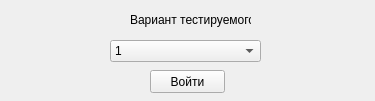
<?xml version="1.0" encoding="UTF-8"?>
<ui version="4.0">
 <class>Form_client_login</class>
 <widget class="QWidget" name="Form_client_login">
  <property name="geometry">
   <rect>
    <x>0</x>
    <y>0</y>
    <width>375</width>
    <height>101</height>
   </rect>
  </property>
  <property name="windowTitle">
   <string>login</string>
  </property>
  <widget class="QLabel" name="label_fio">
   <property name="geometry">
    <rect>
     <x>130</x>
     <y>10</y>
     <width>121</width>
     <height>20</height>
    </rect>
   </property>
   <property name="text">
    <string>Вариант тестируемого</string>
   </property>
  </widget>
  <widget class="QPushButton" name="pushButton_fio">
   <property name="geometry">
    <rect>
     <x>150</x>
     <y>70</y>
     <width>75</width>
     <height>23</height>
    </rect>
   </property>
   <property name="text">
    <string>Войти</string>
   </property>
  </widget>
  <widget class="QComboBox" name="comboBox_variant">
   <property name="geometry">
    <rect>
     <x>110</x>
     <y>40</y>
     <width>151</width>
     <height>22</height>
    </rect>
   </property>
   <item>
    <property name="text">
     <string>1</string>
    </property>
   </item>
   <item>
    <property name="text">
     <string>2</string>
    </property>
   </item>
   <item>
    <property name="text">
     <string>3</string>
    </property>
   </item>
   <item>
    <property name="text">
     <string>4</string>
    </property>
   </item>
   <item>
    <property name="text">
     <string>5</string>
    </property>
   </item>
   <item>
    <property name="text">
     <string>6</string>
    </property>
   </item>
   <item>
    <property name="text">
     <string>7</string>
    </property>
   </item>
   <item>
    <property name="text">
     <string>8</string>
    </property>
   </item>
   <item>
    <property name="text">
     <string>9</string>
    </property>
   </item>
   <item>
    <property name="text">
     <string>10</string>
    </property>
   </item>
   <item>
    <property name="text">
     <string>11</string>
    </property>
   </item>
   <item>
    <property name="text">
     <string>12</string>
    </property>
   </item>
   <item>
    <property name="text">
     <string>13</string>
    </property>
   </item>
   <item>
    <property name="text">
     <string>14</string>
    </property>
   </item>
   <item>
    <property name="text">
     <string>15</string>
    </property>
   </item>
   <item>
    <property name="text">
     <string>16</string>
    </property>
   </item>
   <item>
    <property name="text">
     <string>17</string>
    </property>
   </item>
   <item>
    <property name="text">
     <string>18</string>
    </property>
   </item>
   <item>
    <property name="text">
     <string>19</string>
    </property>
   </item>
   <item>
    <property name="text">
     <string>20</string>
    </property>
   </item>
   <item>
    <property name="text">
     <string>21</string>
    </property>
   </item>
   <item>
    <property name="text">
     <string>22</string>
    </property>
   </item>
   <item>
    <property name="text">
     <string>23</string>
    </property>
   </item>
   <item>
    <property name="text">
     <string>24</string>
    </property>
   </item>
   <item>
    <property name="text">
     <string>25</string>
    </property>
   </item>
   <item>
    <property name="text">
     <string>26</string>
    </property>
   </item>
  </widget>
 </widget>
 <resources/>
 <connections/>
</ui>
